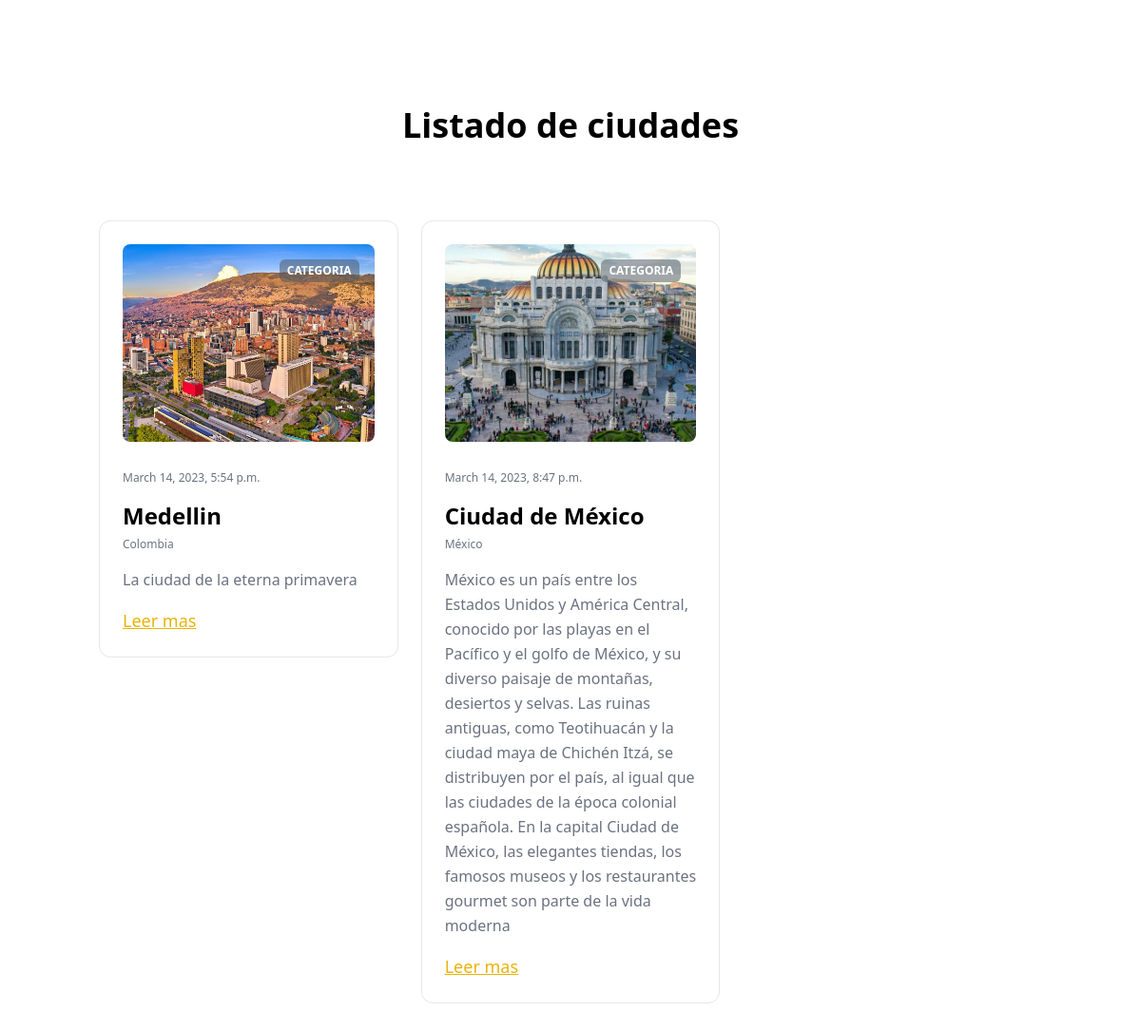
The page / on the database its author committed.
### citiesapp/models.py (models this page shows, shortened)
class City(models.Model):
    name = models.CharField(max_length=100)
    description = models.CharField(max_length=2000)
    image = models.ImageField(upload_to='citiesapp/photos')
    population = models.IntegerField()
    country = models.CharField(max_length=100)
    created_date = models.DateTimeField(default=timezone.now)
    published_date = models.DateTimeField(blank=True, null=True)
    class Meta:
        verbose_name_plural = 'Cities'

### citiesapp/views.py (the view)
# urls.py: path('', views.index, name='index'),
def index(request):
    cities = City.objects.all()
    return render(request, 'cities.html', {'cities':cities})

### citiesapp/templates/cities.html (shortened to what this page needs)
<!DOCTYPE html>
<html lang="en">
<head>
    <link rel="stylesheet" href="https://rsms.me/inter/inter.css">
    <script src="https://cdn.tailwindcss.com"></script>
</head>
<body class="antialiased bg-body text-body font-body">
    <div class="">
        <section class="relative py-20">
            <div class="container px-4 mx-auto">
                <div class="max-w-3xl mb-20 mx-auto text-center">
                    <h2 class="mt-8 mb-10 text-4xl font-semibold font-heading">Listado de ciudades</h2>
                </div>
                <div class="flex flex-wrap -m-3 mb-16">
                    {% for city in cities %}
                        <div class="w-full md:w-1/2 lg:w-1/3 p-3">
                            <div class="p-6 border rounded-xl">
                            <div class="relative h-52 mb-6">
                                <span class="absolute top-0 right-0 mt-4 mr-4 text-xs text-white px-2 py-1 font-semibold bg-gray-600 bg-opacity-50 rounded-md uppercase">Categoria</span>
                                <img class="w-full h-full object-cover rounded-lg"
                                    src="{{ city.image.url }}"
                                    alt=""
                                >
                            </div>
                            <span class="inline-block mb-4 text-xs text-gray-500">{{ city.created_date }}</span>
                            <h2 class="mb-0 text-2xl font-semibold font-heading">{{ city.name }}</h2>
                            <span class="inline-block mb-4 text-xs text-gray-500">{{ city.country }}</span>
                            <p class="mb-4 text-gray-500 leading-relaxed">{{ city.description }} </p>
                            <a class="text-lg font-medium text-yellow-500 underline hover:no-underline" href="{% url 'city' id=city.id %}">Leer mas</a>
                            </div>
                        </div>
                    {% endfor %}
                </div>
            </div>
        </section>
    </div>
</body>
</html>

### rows shown on the page
City: image (picture), created_date "March 14, 2023, 5:54 p.m.", name "Medellin", country "Colombia", description "La ciudad de la eterna primavera"
City: image (picture), created_date "March 14, 2023, 8:47 p.m.", name "Ciudad de México", country "México", description "México es un país entre los Estados Unidos y América Central, conocido por las playas en el Pacífico y el golfo de México, y su diverso paisaje de montañas, desiertos y selvas. Las ruinas antiguas, como Teotihuacán y la ciudad maya de Chichén Itzá, se distribuyen por el país, al igual que las ciudades de la época colonial española. En la capital Ciudad de México, las elegantes tiendas, los famosos museos y los restaurantes gourmet son parte de la vida moderna"
